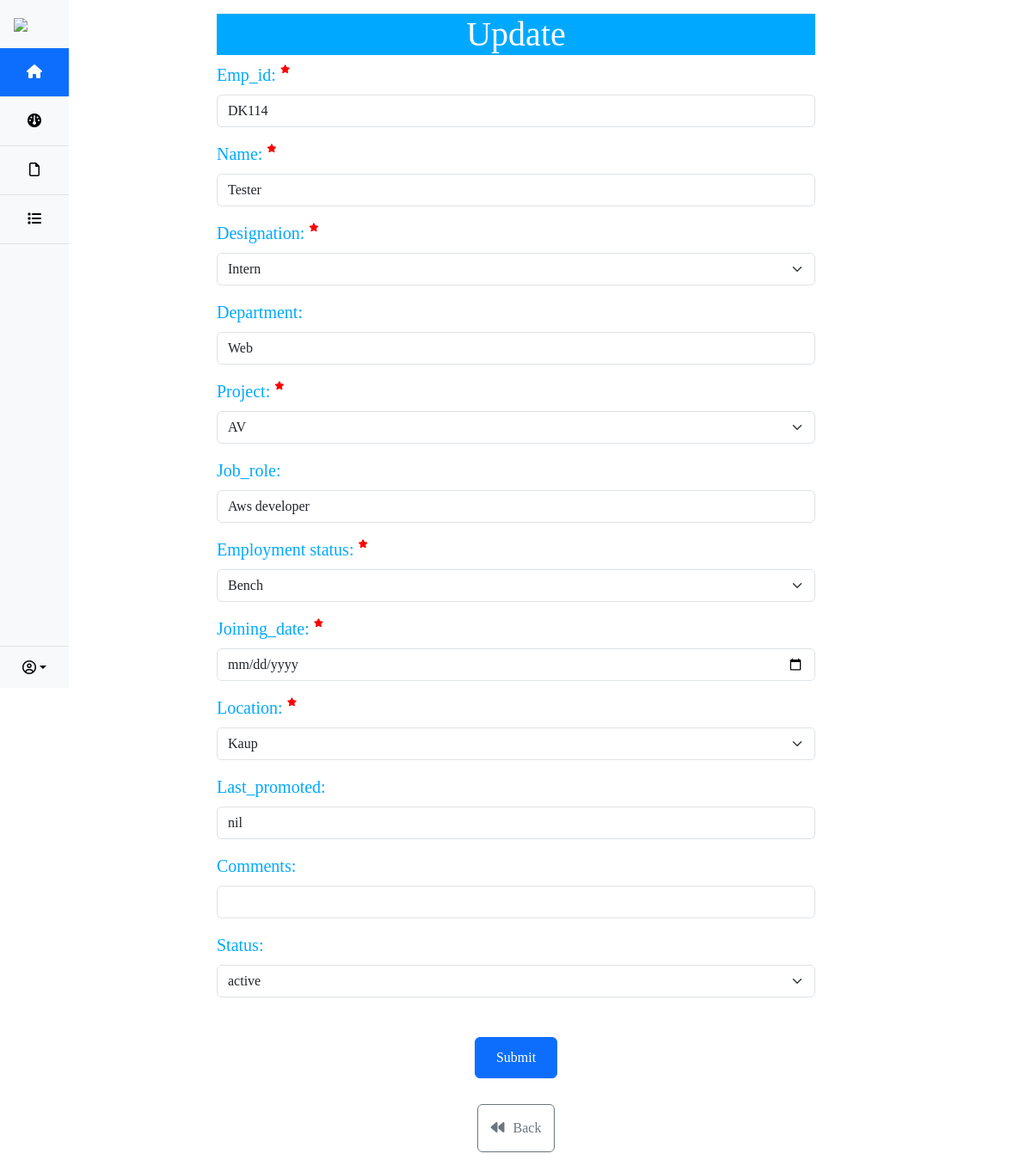
Screenshot of /update/1 with the database file from the repository.
### app.py (models this page shows)
class Employee(db.Model):
    Sno = db.Column(db.Integer, primary_key=True, autoincrement=True)
    Emp_id = db.Column(db.String(500))
    Name = db.Column(db.String(500))
    Designation = db.Column(db.String(500))
    Department = db.Column(db.String(500))
    Project = db.Column(db.String(500))
    Job_role = db.Column(db.String(500))
    Employment_status = db.Column(db.String(500))
    Joining_date = db.Column(db.String(500))
    Experience = db.Column(db.String(500))
    Location = db.Column(db.String(500))
    Last_promoted = db.Column(db.String(500))
    Comments = db.Column(db.String(500))
    employee_status=db.Column(db.String(500))

### app.py (the view, shortened to what this page needs)
@app.route("/update/<int:sno>",methods=["GET","POST"])
def Update(sno):
    selected_date = request.args.get("date")
    employee=Employee.query.filter_by(Sno=sno).first()
    return render_template("update.html",employee=employee,selected_date=selected_date)

### app.py (called while the page is built)
@app.context_processor
def inject_total_employees():
    total_employees,active_employees,resigned_employees,total_resumes,hr_selected,current_year_count, last_year_count,Chennai_employees_count,kollu_employees_count,kaup_employees_count,tn_palyam_count=dashboard_function()
    return dict(total_employees=total_employees,active_employees=active_employees,resigned_employees=resigned_employees,total_resumes=total_resumes,hr_selected=hr_selected,current_year_count=current_year_count, last_year_count=last_year_count,Chennai_employees_count=Chennai_employees_count,kollu_employees_count=kollu_employees_count,kaup_employees_count=kaup_employees_count,tn_palyam_count=tn_palyam_count)

### templates/update.html (shortened to what this page needs)
<!doctype html>
<html lang="en">
  <head>
    <link href="https://cdn.jsdelivr.net/npm/bootstrap@5.3.2/dist/css/bootstrap.min.css" rel="stylesheet">
    <link rel="stylesheet" href="{{ url_for('static', filename='update.css') }}">
  </head>
  <body>
    <div style="display: flex;">
      {% include 'sidemenu.html'%}
      <div class="container my-3" style="width:60%">
        <h1 class="title">Update </h1>
        <form action="/update/{{employee.Sno}}" method="post">
            <div class="mb-3 label">
              <label for="emp_id" class="form-label">Emp_id: <i class="fa-solid fa-star" style="color: red;font-size:10px;bottom: 10px; position: relative;"></i></label>
              <input type="text" class="form-control" id="emp_id" name="emp_id" value="{{employee.Emp_id | safe}}" aria-describedby="emailHelp" required>
            </div>
            <div class="mb-3 label">
              <label for="name" class="form-label">Name: <i class="fa-solid fa-star" style="color: red;font-size:10px;bottom: 10px; position: relative;"></i></label>
              <input type="text" class="form-control" value="{{ employee.Name | safe }}" name="name" id="name" required>
            </div>
            <div class="mb-3 label">
              <label for="designation" class="form-label">Designation: <i class="fa-solid fa-star" style="color: red;font-size:10px;bottom: 10px; position: relative;"></i></label>
              <select name="designation" data-target="otherProjectField" class="form-select toggle-dropdown" id="designation" required>
                <option value="">Select</option>
              </select>
            </div>
            <div class="mb-3 label">
                <label for="department" class="form-label">Department:</label>
                <input type="text" class="form-control" value="{{employee.Department | safe}}" name="department" id="department">
            </div>
            <div class="mb-3 label">
              <label for="project" class="form-label">Project: <i class="fa-solid fa-star" style="color: red;font-size:10px;bottom: 10px; position: relative;"></i></label>
              <select name="project" data-target="otherProjectField" class="form-select toggle-dropdown" id="project" required>
                <option value="">Select</option>
              </select>
            </div>
            <div class="mb-3 label">
                <label for="job_role" class="form-label">Job_role:</label>
                <input type="text" class="form-control" value="{{employee.Job_role | safe}}" name="job_role" id="job_role">
            </div>
            <div class="mb-3 label">
              <label for="employment_status" class="form-label">Employment status: <i class="fa-solid fa-star" style="color: red;font-size:10px;bottom: 10px; position: relative;"></i></label>
              <select name="employment_status" data-target="otherProjectField" id="employment_status" class="form-select toggle-dropdown" required>
                <option value="">Select</option>
              </select>
            </div>
            <div class="mb-3 label">
              <label for="joining_date" class="form-label">Joining_date: <i class="fa-solid fa-star" style="color: red;font-size:10px;bottom: 10px; position: relative;"></i></label>
              <div class="cont">
                <input  type="date" class="form-control" value="{{formattedDate}}" name="joining_date" id="joining_date" required>
              </div>
            </div>
            <div class="mb-3 label">
                <label for="location" class="form-label">Location: <i class="fa-solid fa-star" style="color: red;font-size:10px;bottom: 10px; position: relative;"></i></label>
                <select name="location" data-target="otherLocationField" id="location" class="form-select toggle-dropdown" required>
                  <option value="">Select</option>
                </select>
            </div>
            <div class="mb-3 label">
                <label for="last_promoted" class="form-label">Last_promoted:</label>
                <input type="text" class="form-control" value="{{employee.Last_promoted | safe}}" name="last_promoted" id="last_promoted">
            </div>
            <div class="mb-3 label">
                <label for="comments" class="form-label">Comments:</label>
                <input type="text" class="form-control" value="{{employee.Comments | safe}}" name="comments" id="comments">
            </div>
            <div class="mb-3 label">
              <label for="status" class="form-label">Status:</label>
              <select name="status" data-target="otherProjectField" id="status" class="form-select toggle-dropdown">
                <option value="">Select</option>
              </select>
            </div>
            <center>
              <button type="submit" class="btn btn-primary" style="width:6rem;height:3rem;margin-top:30px">Submit</button>
            </center>
          </form>
          <center>
            <a class="btn btn-outline-secondary" href="/home" style="padding:10px ;margin-top:30px;"><div style="display: flex; justify-content: space-between; padding:5px;">
              <div>
                <i class="fa-solid fa-backward" style="margin-right: 10px;"></i>
              </div>
              <div>
                Back
              </div>
            </div></a>
          </center>
    </div>
      </div>
  </body>
</html>

### static/update.css (style rules this page uses)
* { font-family:"poppins"; }
.cont { display: flex; align-items: center; }
.title { text-align: center; background-color:#00A9FF; color:white; }
.label { font-size:20px; color:#00A9FF; }

### rows the page displays
Employee: emp_id "DK114", name "Tester", department "Web", job_role "Aws developer", last_promoted "nil"
